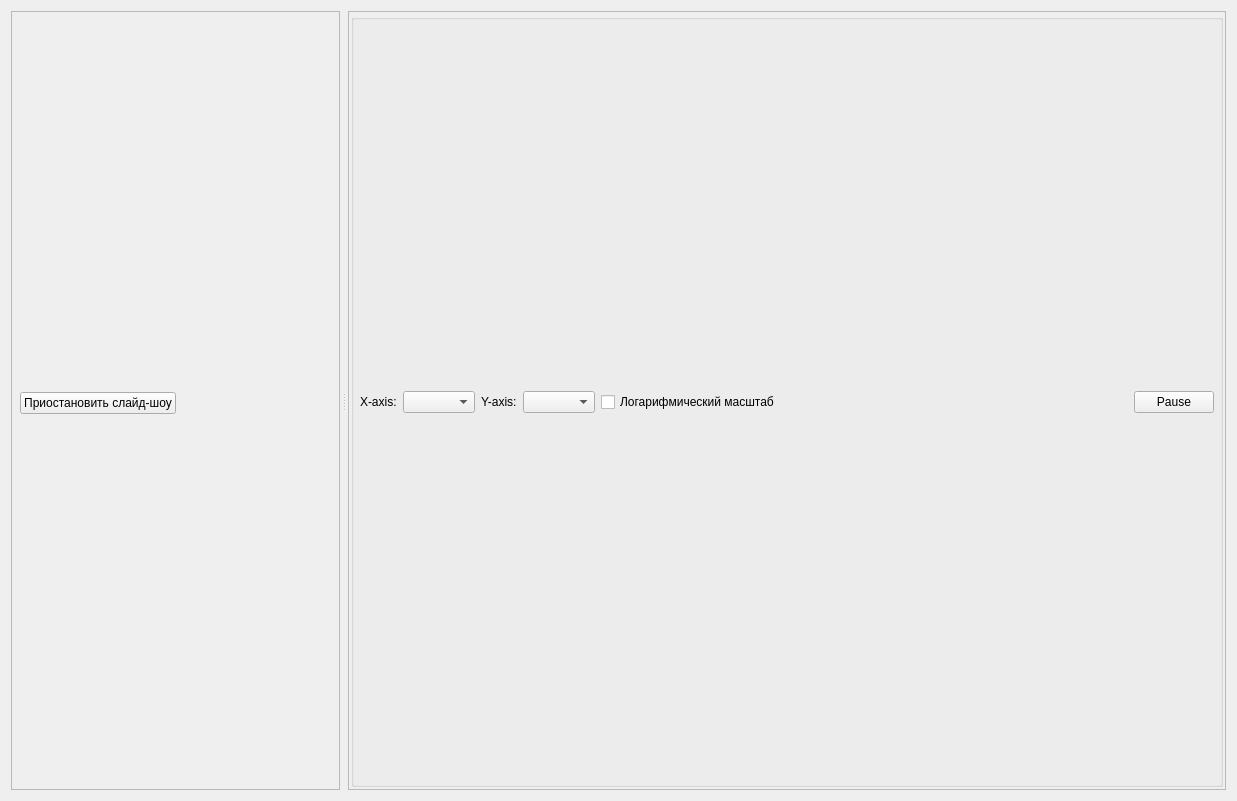
<?xml version="1.0" encoding="UTF-8"?>
<ui version="4.0">
 <class>Form</class>
 <widget class="QWidget" name="Form">
  <property name="geometry">
   <rect>
    <x>0</x>
    <y>0</y>
    <width>1237</width>
    <height>801</height>
   </rect>
  </property>
  <property name="windowTitle">
   <string>Form</string>
  </property>
  <layout class="QHBoxLayout" name="horizontalLayout">
   <item>
    <widget class="QSplitter" name="splitter">
     <property name="lineWidth">
      <number>1</number>
     </property>
     <property name="orientation">
      <enum>Qt::Horizontal</enum>
     </property>
     <property name="handleWidth">
      <number>8</number>
     </property>
     <widget class="QFrame" name="frame_slideshow">
      <property name="frameShape">
       <enum>QFrame::StyledPanel</enum>
      </property>
      <property name="frameShadow">
       <enum>QFrame::Raised</enum>
      </property>
      <layout class="QVBoxLayout" name="verticalLayout_3" stretch="0,1">
       <property name="spacing">
        <number>0</number>
       </property>
       <property name="leftMargin">
        <number>0</number>
       </property>
       <property name="topMargin">
        <number>0</number>
       </property>
       <property name="rightMargin">
        <number>0</number>
       </property>
       <property name="bottomMargin">
        <number>0</number>
       </property>
       <item>
        <layout class="QHBoxLayout" name="horizontalLayout_4" stretch="0,0">
         <property name="leftMargin">
          <number>8</number>
         </property>
         <property name="topMargin">
          <number>6</number>
         </property>
         <property name="rightMargin">
          <number>8</number>
         </property>
         <property name="bottomMargin">
          <number>0</number>
         </property>
         <item>
          <widget class="QPushButton" name="btn_pause_slideshow">
           <property name="text">
            <string>Приостановить слайд-шоу</string>
           </property>
          </widget>
         </item>
         <item>
          <spacer name="horizontalSpacer_2">
           <property name="orientation">
            <enum>Qt::Horizontal</enum>
           </property>
           <property name="sizeHint" stdset="0">
            <size>
             <width>40</width>
             <height>20</height>
            </size>
           </property>
          </spacer>
         </item>
        </layout>
       </item>
       <item>
        <layout class="QVBoxLayout" name="layout_slideshow"/>
       </item>
      </layout>
     </widget>
     <widget class="QFrame" name="frame_demo">
      <property name="frameShape">
       <enum>QFrame::StyledPanel</enum>
      </property>
      <property name="frameShadow">
       <enum>QFrame::Raised</enum>
      </property>
      <layout class="QVBoxLayout" name="verticalLayout_2">
       <property name="spacing">
        <number>0</number>
       </property>
       <property name="leftMargin">
        <number>2</number>
       </property>
       <property name="topMargin">
        <number>2</number>
       </property>
       <property name="rightMargin">
        <number>2</number>
       </property>
       <property name="bottomMargin">
        <number>2</number>
       </property>
       <item>
        <widget class="QGroupBox" name="groupBox_dynamic_demo">
         <property name="title">
          <string/>
         </property>
         <layout class="QVBoxLayout" name="verticalLayout">
          <property name="leftMargin">
           <number>6</number>
          </property>
          <property name="topMargin">
           <number>6</number>
          </property>
          <property name="rightMargin">
           <number>6</number>
          </property>
          <property name="bottomMargin">
           <number>6</number>
          </property>
          <item>
           <layout class="QHBoxLayout" name="horizontalLayout_2">
            <item>
             <widget class="QLabel" name="label_xaxis">
              <property name="text">
               <string>X-axis:</string>
              </property>
             </widget>
            </item>
            <item>
             <widget class="QComboBox" name="cbox_xaxis"/>
            </item>
            <item>
             <widget class="QLabel" name="label_yaxis">
              <property name="text">
               <string>Y-axis:</string>
              </property>
             </widget>
            </item>
            <item>
             <widget class="QComboBox" name="cbox_yaxis"/>
            </item>
            <item>
             <widget class="QCheckBox" name="checkBox_log">
              <property name="text">
               <string>Логарифмический масштаб</string>
              </property>
             </widget>
            </item>
            <item>
             <spacer name="horizontalSpacer">
              <property name="orientation">
               <enum>Qt::Horizontal</enum>
              </property>
              <property name="sizeHint" stdset="0">
               <size>
                <width>40</width>
                <height>20</height>
               </size>
              </property>
             </spacer>
            </item>
            <item>
             <widget class="QPushButton" name="btn_pause">
              <property name="text">
               <string>Pause</string>
              </property>
             </widget>
            </item>
           </layout>
          </item>
         </layout>
        </widget>
       </item>
      </layout>
     </widget>
    </widget>
   </item>
  </layout>
 </widget>
 <resources/>
 <connections/>
</ui>
